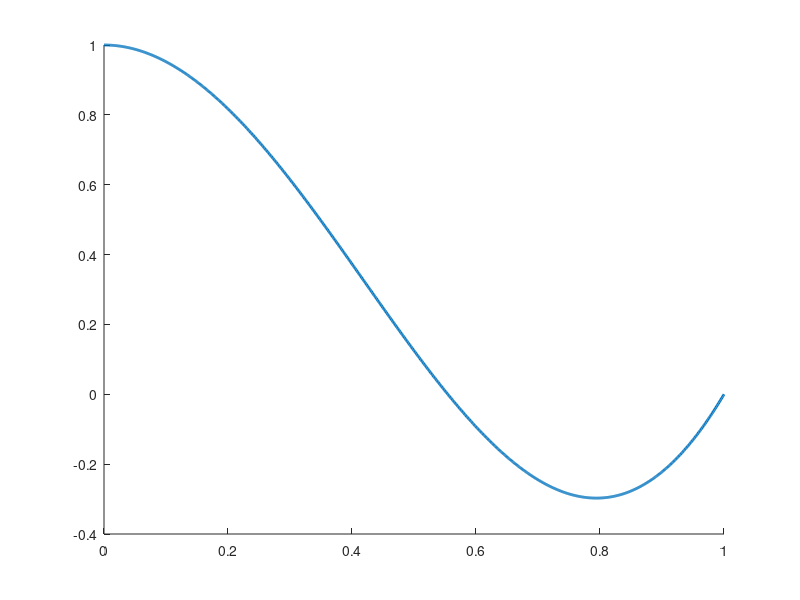

Reproduce this figure in MATLAB. (Note: this script raises an error after producing the figure.)
%runs finite_diff_bvp_solver

errors=[];
x=linspace(0,1,1000); % true solution grid
u = @(x) x.^3 + cos(pi*x);

hold on
plot(x,u(x),'Linewidth',2);
n=10;
for i=1:5;
    h=1/n;
    [approx_sol,error]=finite_diff_bvp_solver(0,1,n);
    errors(i) = error;
    %x=[h:h:(n-1)*h]';
    x=[0:h:(n-1)*h]';
    plot(x,approx_sol,'Linewidth',2);
    n=2*n;
end
legend('true','10','20','40','80','160');
hold off
errors'
ratios = errors(1:4)./errors(2:5);
ratios'

    
    
    
